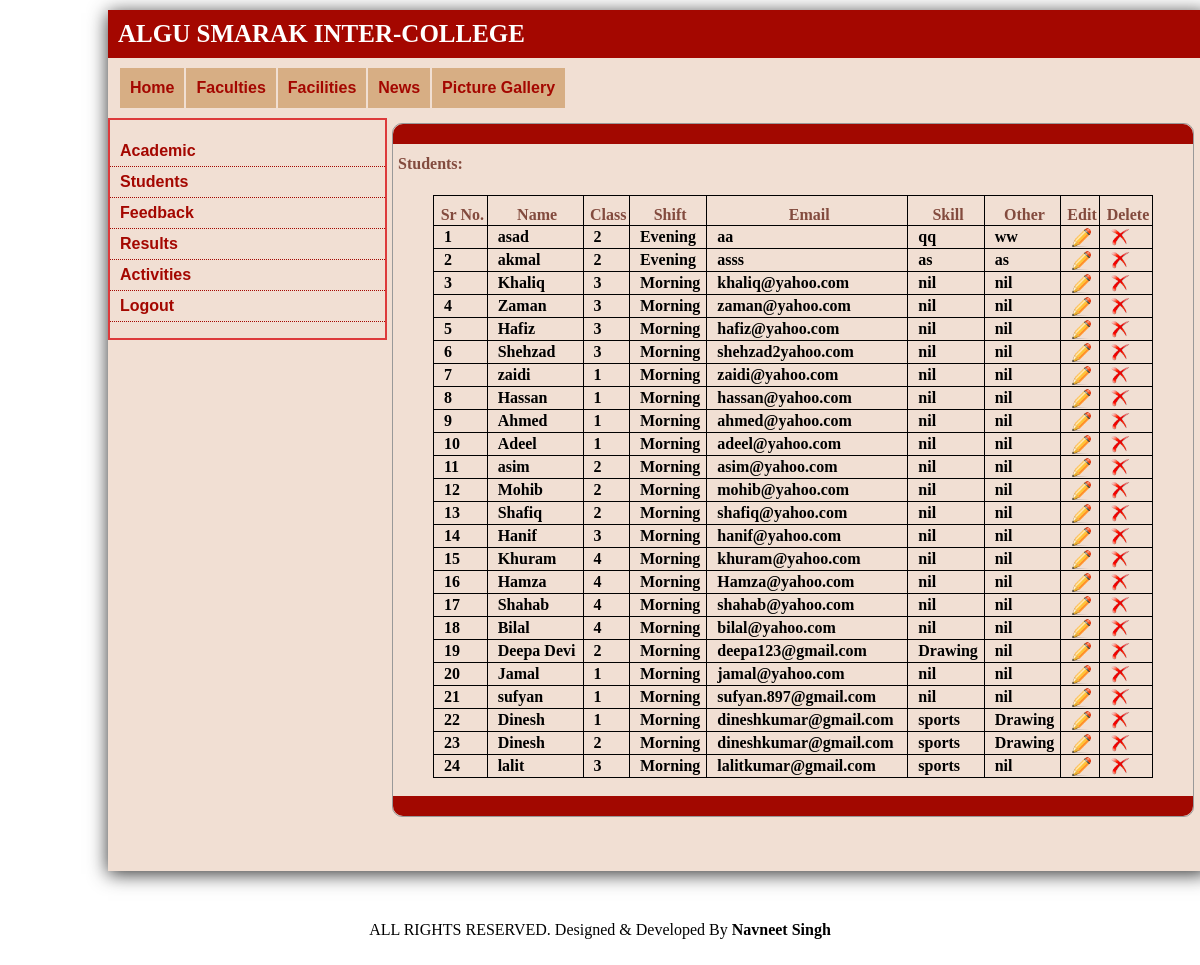
Page /students.php (signed in) on the committed database.
### tables this page shows
CREATE TABLE IF NOT EXISTS `students` (
  `sid` int(11) NOT NULL AUTO_INCREMENT,
  `class` int(11) NOT NULL,
  `name` text NOT NULL,
  `shift` text NOT NULL,
  `room_no` text NOT NULL,
  `email` text NOT NULL,
  `skills` text NOT NULL,
  `others` text NOT NULL,
  PRIMARY KEY (`sid`)
);

### students.php (the view, shortened to what this page needs)
<?php
include 'config.php';
?><!DOCTYPE html PUBLIC "-//W3C//DTD XHTML 1.0 Transitional//EN" "http://www.w3.org/TR/xhtml1/DTD/xhtml1-transitional.dtd">
<html xmlns="http://www.w3.org/1999/xhtml">
<head>
<link rel="stylesheet" href="style.css" type="text/css" />
</head>
<body>
<div class="wrapper">
	<div id="header">ALGU SMARAK INTER-COLLEGE</div>
    <div id="menu">
    	<ul>
        	<li><a href="admin_home.php" title="Home">Home</a></li>
                <li><a href="add_faculty.php" title="Faculties">Faculties</a></li>
                <li><a href="add_facilities.php" title="Facilities">Facilities</a></li>
                <li><a href="add_news.php" title="News">News</a></li>
                <li><a href="add_gallery.php" title="Picture Gallery">Picture Gallery</a></li>
        </ul>
        <br />
<br style="clear:both;" />
    </div>
    	<div class="sidebar_menu_admin">
        	<ul>
            	<li><a href="academics.php" title="Academic">Academic</a></li>
                <li><a href="students.php" title="Students">Students</a></li>
                <li><a href="feedback.php" title="Feedback">Feedback</a></li>
                <li><a href="add_result.php" title="Results">Results</a></li>
                <li><a href="activities.php" title="Activities">Activities</a></li>
                <li><a href="logout.php?id=10" title="Logout">Logout</a></li>
          </ul>
        </div>
    <div class="content">
    	<div class="content_div"></div>
        <h4 class="bold">Students:</h4>
         <p class="para">
         	<form method="post">
           	  <table  align="center" class="tab" border="1">
                <tr>
                <th class="bold th">Sr No.</th>
                	<th class="bold th">Name</th>
                    <th class="bold th">Class</th>
                    <th class="bold th">Shift</th>
                    <th class="bold th">Email</th>
                    <th class="bold th">Skill</th>
                    <th class="bold th">Other</th>
                    <th class="bold th">Edit</th>
                    <th class="bold th">Delete</th>
                </tr>
                <?php
				$result=mysqli_query($conn,"SELECT a.aid,a.adescription,a.aname,s.* FROM students as s inner JOIN acadamics as a ON s.class=a.aid where s.class=a.aid");
				$i=1;
				while($test=mysqli_fetch_array($result))
				{
					$id=$test['sid'];
				echo
                '<tr>';
					echo '<td>'.$i.'</td>';
                	echo '<td>'.$test['name'].'</td>';
                    echo '<td>'.$test['class'].'</td>';
					 echo '<td>'.$test['shift'].'</td>';
					  echo '<td>'.$test['email'].'</td>';
					   echo '<td>'.$test['skills'].'</td>';
					    echo '<td>'.$test['others'].'</td>';
						echo "<td><a href='edit_student.php?id=$id' title='Edit'>
						<img src='images2/edit.png' style='height:20px;width:20px;'/>
						</a></td>";
						echo "<td><a href='delete.php?del=$id' title='Delete'>
						<img src='images2/DeleteRed.png' style='height:20px;width:20px;'/>
						</a></td>";
                 echo '</tr>';
				 $i++;
				}
				?>
                </table>
         	</form>
        <br />
        <div class="content_foot"></div>
        </p>
    </div>
    <br style="clear:both;" /><br /><br />
<br />
</div>
 <?php
 include 'footer.php';
 ?>
</body>
</html>

### style.css (style rules this page uses)
body { background:#FFF; }
.wrapper { height:auto; width:1100px; box-shadow: 0px 3px 18px #333333; background:#F1DFD3; margin:10px 100px 50px 100px; }
#header { background:#A40700; margin:0px; color:#FFF; font-size:25px; font-weight:bold; padding-top:10px; padding-left:10px; padding-bottom:10px; font-family:Georgia, serif; }
#menu { background:#F1DFD3; height:auto; margin:0px 0px 10px 0px; width:1100px; letter-spacing: -0px; }
#menu ul { margin:10px auto 0px 5px; padding-left:5px; }
#menu ul li { list-style-type:none; float:left; font-weight:bolder; font-family:Arial, Helvetica, sans-serif; display:block; line-height:40px; background:#D7AE84; margin-left:2px; padding:0px 10px 0px 10px; }
#menu ul li a { text-decoration:none; color:#A40700; }
.sidebar_menu_admin { height:auto; width:25%; background:#F1DFD3; border:solid 2px #DD3A3B; padding:0px auto auto -10px; float:left; }
.sidebar_menu_admin ul li { list-style-type:none; border-bottom:dotted 1px #A40700; margin-left:-40px; padding-left:10px; }
.sidebar_menu_admin ul li a { text-decoration:none; display:block; line-height:30px; font-family:Arial, Helvetica, sans-serif; font-weight:bold; color:#A40700; }
.content { height:auto; background:#F1DFD3; border:#999 1px solid; width:800px; margin:5px auto auto 5px; border-radius:10px; float:left; }
.content_div { background-color:#A20800; height:20px; border-top-left-radius:10px; border-top-right-radius:10px; width:800px; float:left; }
.content_foot { background-color:#A20800; height:20px; border-bottom-left-radius:10px; border-bottom-right-radius:10px; width:800px; float:left; position:relative; }
.para { margin:0px 5px auto auto; padding-right:5px; text-align:left; margin-left:5px; padding-bottom:0px; height:auto; }
.bold { text-align:left; color:#834B3E; padding-top:10px; padding-left:5px; }
table td { font-weight:bold; padding-left:10px; }
.th { text-align:center; }
.tab { border:1px solid #000000; border-collapse:collapse; width:90%; }

### rows in the picture
students: name "asad", class "2", shift "Evening", email "aa", skills "qq", others "ww"
students: name "akmal", class "2", shift "Evening", email "asss", skills "as", others "as"
students: name "Khaliq", class "3", shift "Morning", email "khaliq@yahoo.com", skills "nil", others "nil"
students: name "Zaman", class "3", shift "Morning", email "zaman@yahoo.com", skills "nil", others "nil"
students: name "Hafiz", class "3", shift "Morning", email "hafiz@yahoo.com", skills "nil", others "nil"
students: name "Shehzad", class "3", shift "Morning", email "shehzad2yahoo.com", skills "nil", others "nil"
students: name "zaidi", class "1", shift "Morning", email "zaidi@yahoo.com", skills "nil", others "nil"
students: name "Hassan", class "1", shift "Morning", email "hassan@yahoo.com", skills "nil", others "nil"
students: name "Ahmed", class "1", shift "Morning", email "ahmed@yahoo.com", skills "nil", others "nil"
students: name "Adeel", class "1", shift "Morning", email "adeel@yahoo.com", skills "nil", others "nil"
students: name "asim", class "2", shift "Morning", email "asim@yahoo.com", skills "nil", others "nil"
students: name "Mohib", class "2", shift "Morning", email "mohib@yahoo.com", skills "nil", others "nil"
students: name "Shafiq", class "2", shift "Morning", email "shafiq@yahoo.com", skills "nil", others "nil"
students: name "Hanif", class "3", shift "Morning", email "hanif@yahoo.com", skills "nil", others "nil"
students: name "Khuram", class "4", shift "Morning", email "khuram@yahoo.com", skills "nil", others "nil"
students: name "Hamza", class "4", shift "Morning", email "Hamza@yahoo.com", skills "nil", others "nil"
students: name "Shahab", class "4", shift "Morning", email "shahab@yahoo.com", skills "nil", others "nil"
students: name "Bilal", class "4", shift "Morning", email "bilal@yahoo.com", skills "nil", others "nil"
students: name "Deepa Devi", class "2", shift "Morning", email "deepa123@gmail.com", skills "Drawing", others "nil"
students: name "Jamal", class "1", shift "Morning", email "jamal@yahoo.com", skills "nil", others "nil"
students: name "sufyan", class "1", shift "Morning", email "sufyan.897@gmail.com", skills "nil", others "nil"
students: name "Dinesh", class "1", shift "Morning", email "dineshkumar@gmail.com", skills "sports", others "Drawing"
students: name "Dinesh", class "2", shift "Morning", email "dineshkumar@gmail.com", skills "sports", others "Drawing"
students: name "lalit", class "3", shift "Morning", email "lalitkumar@gmail.com", skills "sports", others "nil"
